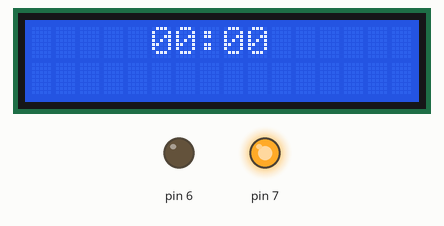
Recording of a sketch running on a simulated Arduino Uno, built with avr-gcc and run on an emulated ATmega328P. Parts: 16×2 character LCD, output pins drawn as LEDs (lit = HIGH).

Above: at 0.1 s.
At 4.1 s:
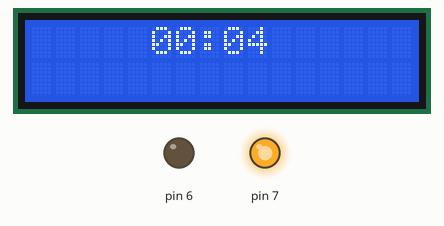
At 9.1 s:
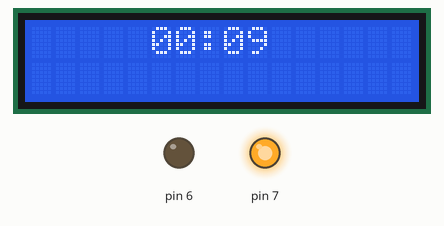
At 19.1 s:
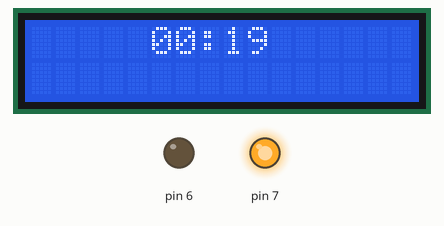
At 28.1 s:
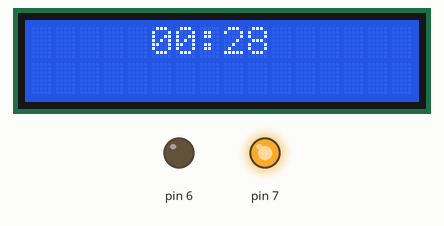
At 38.2 s:
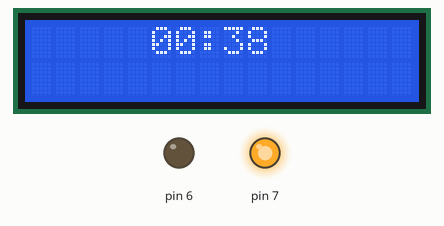

The sketch:

POMODORO_DA_INTERNET.ino
```cpp
#include <LiquidCrystal.h>

/*MODIFY THOSE VALUES TO ADAPT THE TIMER*/
const int WORK_TIME_MIN = 3;
const int REST_TIME_MIN = 1;

/*LCD INITIALISATION*/

LiquidCrystal lcd(13, 12, 11, 10, 9, 8);

/*VARIABLES*/
signed short minutes, secondes, types;
signed short periodType = 0; // periodType == 0 : work time; periodType == 1 : rest time
char timeline[16];

void setup() {
  pinMode(6, OUTPUT);
  pinMode(7, OUTPUT);
  lcd.begin(16, 2);
  //lcd.print("Tempo Gasto ");

  digitalWrite(6, LOW);
  digitalWrite(7, HIGH);
}

void loop() {

  lcd.setCursor(5, 0);
  sprintf(timeline, "%0.2d:%0.2d ", minutes, secondes);
  lcd.print(timeline);

  delay(1000);
  secondes++;

  if (secondes == 60)
  {
    secondes = 0;
    minutes ++;
  }
  /*PASSAGE TRAVAIL VERS REPOS*/
  if ((minutes == WORK_TIME_MIN) && (periodType == 0)) /*15*/
  {
    minutes = 0;
    periodType = 1;
    digitalWrite(6, HIGH);
    digitalWrite(7, LOW);
  }

  /*PASSAGE REPOS VERS TRAVAIL*/
  else if ((minutes == REST_TIME_MIN) && (periodType == 1)) /*5*/
  {
    minutes = 0;
    periodType = 0;
    digitalWrite(6, LOW);
    digitalWrite(7, HIGH);
  }

}
```

Measured:
- what the display in image 1 shows lasts 1.0 s, from 4.1 s to 5.1 s
